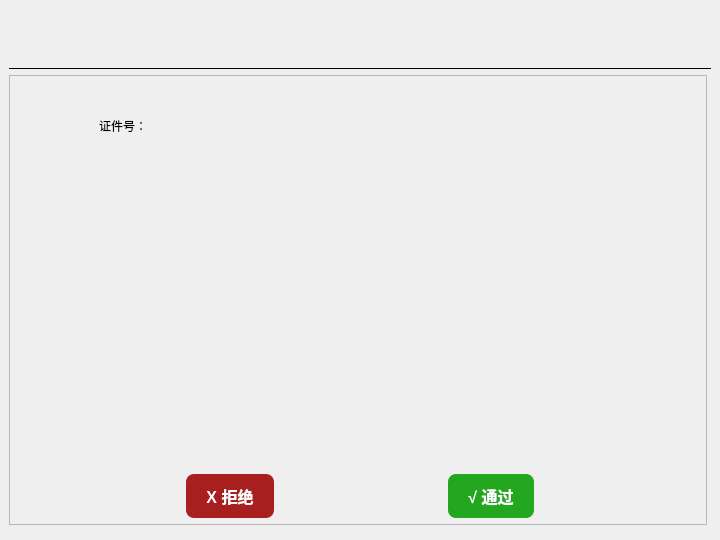
<?xml version="1.0" encoding="UTF-8"?>
<ui version="4.0">
 <class>SubDealAuthenWindow</class>
 <widget class="QWidget" name="SubDealAuthenWindow">
  <property name="geometry">
   <rect>
    <x>0</x>
    <y>0</y>
    <width>720</width>
    <height>540</height>
   </rect>
  </property>
  <property name="windowTitle">
   <string>实名审核</string>
  </property>
  <property name="styleSheet">
   <string notr="true">
QMainWindow {
    background-color: qlineargradient(x1:0, y1:0, x2:1, y2:1, stop:0 #EEF3F8, stop:1 #D7E6F5);
}

QLineEdit {
    background-color:transparent;
    outline:none;
    border:none;
    font-size: 14px;
}

QPushButton {
    background-color: qlineargradient(x1:0, y1:0, x2:0, y2:1, stop:0 #1f49a9, stop:1 #4A8EC9);
    color: white;
    padding: 10px 20px;
    font-size: 16px;
    border-radius: 8px;
    border: none;
}

QPushButton:hover {
    background-color: qlineargradient(x1:0, y1:0, x2:0, y2:1, stop:0 #4c65af, stop:1 #3A78B5);
}

QPushButton:pressed {
    background-color: #3A78B5;
}
#passButton{
    color: white;
    padding: 10px 20px;
    font-size: 16px;
    border-radius: 8px;
    border: none;
    background-color:rgb(35, 167, 31);
}
#passButton:hover{
    background-color:rgb(26, 121, 23)
}

#rejectButton{
    background-color:rgb(167, 31, 31);
}

#rejectButton:hover{
    background-color:rgb(126, 28, 28);
}

   </string>
  </property>
  <widget class="QFrame" name="verticalFrame">
   <property name="geometry">
    <rect>
     <x>0</x>
     <y>0</y>
     <width>720</width>
     <height>540</height>
    </rect>
   </property>
   <property name="maximumSize">
    <size>
     <width>16777215</width>
     <height>540</height>
    </size>
   </property>
   <layout class="QVBoxLayout" name="verticalLayout">
    <item>
     <widget class="QFrame" name="horizontalFrame">
      <property name="minimumSize">
       <size>
        <width>0</width>
        <height>60</height>
       </size>
      </property>
      <property name="styleSheet">
       <string notr="true">QFrame {
            border-top: none;         /* 不显示上边框 */
            border-left: none;        /* 不显示左边框 */
            border-right: none;       /* 不显示右边框 */
            border-bottom: 1px solid black;  /* 设置下边框为 3 像素黑色实线 */
        }
            </string>
      </property>
      <layout class="QHBoxLayout" name="horizontalLayout_2">
       <item>
        <spacer name="horizontalSpacer">
         <property name="orientation">
          <enum>Qt::Orientation::Horizontal</enum>
         </property>
         <property name="sizeHint" stdset="0">
          <size>
           <width>40</width>
           <height>20</height>
          </size>
         </property>
        </spacer>
       </item>
       <item>
        <widget class="QLineEdit" name="userInfoEdit">
         <property name="enabled">
          <bool>false</bool>
         </property>
         <property name="minimumSize">
          <size>
           <width>0</width>
           <height>40</height>
          </size>
         </property>
        </widget>
       </item>
       <item>
        <spacer name="horizontalSpacer_5">
         <property name="orientation">
          <enum>Qt::Orientation::Horizontal</enum>
         </property>
         <property name="sizeHint" stdset="0">
          <size>
           <width>40</width>
           <height>20</height>
          </size>
         </property>
        </spacer>
       </item>
      </layout>
     </widget>
    </item>
    <item>
     <widget class="QFrame" name="frame">
      <property name="minimumSize">
       <size>
        <width>0</width>
        <height>450</height>
       </size>
      </property>
      <property name="maximumSize">
       <size>
        <width>698</width>
        <height>500</height>
       </size>
      </property>
      <property name="frameShape">
       <enum>QFrame::Shape::StyledPanel</enum>
      </property>
      <property name="frameShadow">
       <enum>QFrame::Shadow::Raised</enum>
      </property>
      <widget class="QLabel" name="label">
       <property name="geometry">
        <rect>
         <x>90</x>
         <y>30</y>
         <width>91</width>
         <height>41</height>
        </rect>
       </property>
       <property name="text">
        <string>证件号：</string>
       </property>
      </widget>
      <widget class="QLineEdit" name="idShow">
       <property name="enabled">
        <bool>false</bool>
       </property>
       <property name="geometry">
        <rect>
         <x>180</x>
         <y>30</y>
         <width>361</width>
         <height>41</height>
        </rect>
       </property>
      </widget>
      <widget class="QLabel" name="imageShow">
       <property name="geometry">
        <rect>
         <x>180</x>
         <y>110</y>
         <width>341</width>
         <height>211</height>
        </rect>
       </property>
       <property name="text">
        <string/>
       </property>
      </widget>
     </widget>
    </item>
    <item>
     <widget class="QFrame" name="horizontalFrame">
      <property name="minimumSize">
       <size>
        <width>0</width>
        <height>70</height>
       </size>
      </property>
      <layout class="QHBoxLayout" name="horizontalLayout">
       <item>
        <spacer name="horizontalSpacer_2">
         <property name="orientation">
          <enum>Qt::Orientation::Horizontal</enum>
         </property>
         <property name="sizeHint" stdset="0">
          <size>
           <width>40</width>
           <height>20</height>
          </size>
         </property>
        </spacer>
       </item>
       <item>
        <widget class="QPushButton" name="rejectButton">
         <property name="minimumSize">
          <size>
           <width>0</width>
           <height>35</height>
          </size>
         </property>
         <property name="font">
          <font>
           <pointsize>-1</pointsize>
           <bold>true</bold>
          </font>
         </property>
         <property name="text">
          <string>X 拒绝</string>
         </property>
        </widget>
       </item>
       <item>
        <spacer name="horizontalSpacer_4">
         <property name="orientation">
          <enum>Qt::Orientation::Horizontal</enum>
         </property>
         <property name="sizeHint" stdset="0">
          <size>
           <width>40</width>
           <height>20</height>
          </size>
         </property>
        </spacer>
       </item>
       <item>
        <widget class="QPushButton" name="passButton">
         <property name="minimumSize">
          <size>
           <width>0</width>
           <height>35</height>
          </size>
         </property>
         <property name="font">
          <font>
           <pointsize>-1</pointsize>
           <bold>true</bold>
          </font>
         </property>
         <property name="text">
          <string>√ 通过</string>
         </property>
        </widget>
       </item>
       <item>
        <spacer name="horizontalSpacer_3">
         <property name="orientation">
          <enum>Qt::Orientation::Horizontal</enum>
         </property>
         <property name="sizeHint" stdset="0">
          <size>
           <width>40</width>
           <height>20</height>
          </size>
         </property>
        </spacer>
       </item>
      </layout>
     </widget>
    </item>
   </layout>
  </widget>
 </widget>
 <resources/>
 <connections/>
</ui>
